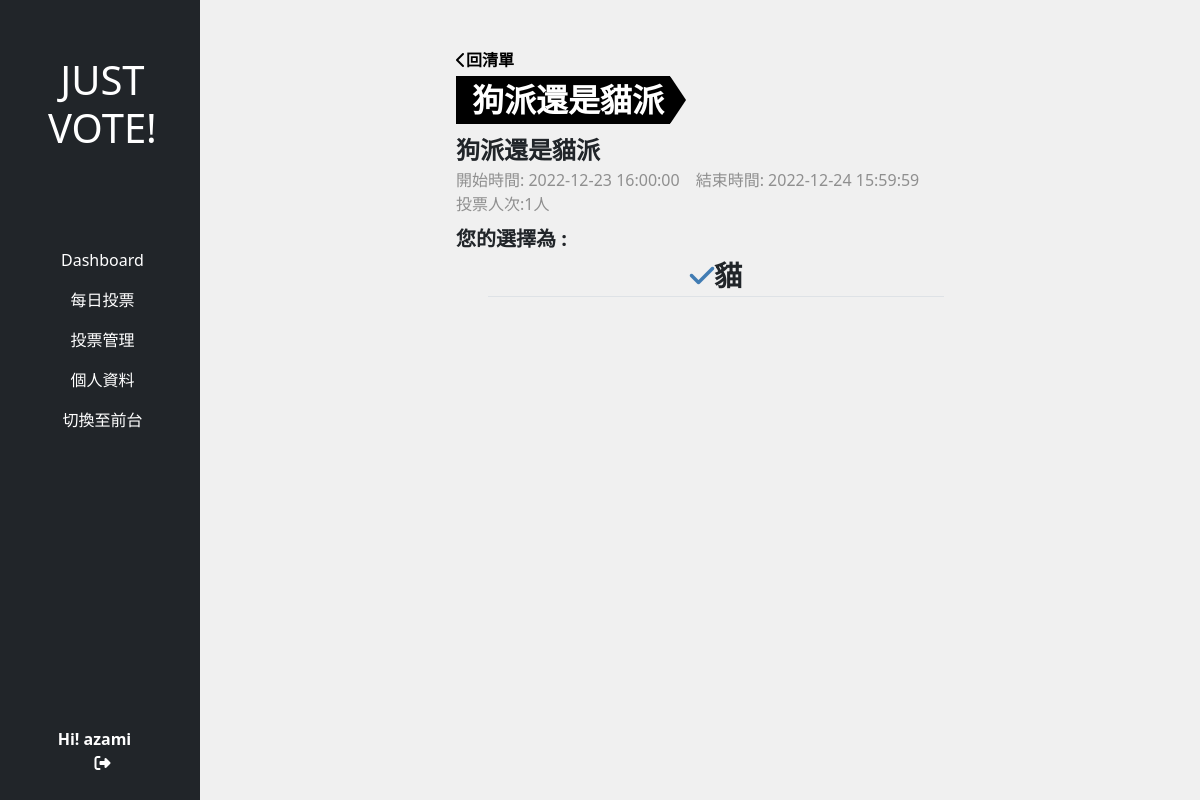
/admin.php?do=survey_result_daily&id=3 (signed in), run on the app's committed database.
### tables this page shows
CREATE TABLE `projectvote_subject_daily` (
  `id` int(10) UNSIGNED NOT NULL,
  `title` varchar(64) NOT NULL COMMENT '主題',
  `description` text NOT NULL COMMENT '描述',
  `type` tinyint(3) UNSIGNED NOT NULL DEFAULT 0 COMMENT '投票類型',
  `vote` int(10) UNSIGNED NOT NULL DEFAULT 0 COMMENT '被投票次數',
  `image` int(10) UNSIGNED DEFAULT NULL,
  `start_time` timestamp NOT NULL DEFAULT current_timestamp() COMMENT '開始時間',
  `end_time` timestamp NULL DEFAULT NULL COMMENT '結束時間',
  `created_at` timestamp NOT NULL DEFAULT current_timestamp(),
  `update_at` timestamp NOT NULL DEFAULT current_timestamp() ON UPDATE current_timestamp(),
  `check_num` int(10) UNSIGNED NOT NULL
);

CREATE TABLE `projectvote_log` (
  `id` int(10) UNSIGNED NOT NULL,
  `user_id` int(10) UNSIGNED NOT NULL,
  `subject_id` int(10) UNSIGNED DEFAULT NULL,
  `daily_subject_id` int(10) UNSIGNED DEFAULT NULL,
  `ip` varchar(16) NOT NULL,
  `option_id` varchar(128) NOT NULL,
  `created_at` timestamp NOT NULL DEFAULT current_timestamp()
);

CREATE TABLE `projectvote_subject_daily_options` (
  `id` int(10) UNSIGNED NOT NULL,
  `subject_id` int(10) UNSIGNED NOT NULL,
  `opt` varchar(64) NOT NULL,
  `vote` int(10) UNSIGNED NOT NULL DEFAULT 0,
  `created_at` timestamp NOT NULL DEFAULT current_timestamp(),
  `update_at` timestamp NOT NULL DEFAULT current_timestamp() ON UPDATE current_timestamp()
);

### db/base.php (called while the page is built, shortened)
<?php
$db = "mysql:local=localhost;charset=utf8;dbname=vote;";
$pdo = new PDO($db,"root","");
function find($table,$id){
    global $pdo;
    $sql = "SELECT * FROM  `$table`";
    if(is_array($id)){
        $input = [];
        foreach($id as $key => $value){
            $input[]="`$key`='$value'";
        }
        $sql = $sql ." WHERE ". join(" && ",$input);
    }else {
        $sql = $sql . "WHERE `id`='$id'";
    }
    return $pdo->query($sql)->fetch(PDO::FETCH_ASSOC);
}
?>

### back/survey_result_daily.php (the view, shortened to what this page needs)
<?php
include_once "./db/base.php";
$survey = find('projectvote_subject_daily',$_GET['id']);
$optionId='';
if(isset($_SESSION['user'])){
  $userLog = find('projectvote_log',['daily_subject_id'=>$_GET['id'],'user_id'=>$_SESSION['user']['id']]);
}
if(!empty($userLog)){
  $optionId=explode(',',$userLog['option_id']);
}
?>
<div class="d-flex">
<div class="nav-space"></div>
<div class="admin container-xxl pb-5 mt-5">
    <div class="survey-info w-50 mx-auto">
      <a href="#" class="fw-bold d-block mb-1 back-btn"><i class="fa-solid fa-chevron-left mr-1"></i>回清單</a>
      <h2 class="section-tag tag-lg mb-2"><?=$survey['title']?></h2>
      <p class="fs-4 fw-bold mt-2 mb-0" ><?=$survey['description']?></p>
    </div>
    <div class="survey-date text-sub mb-2 w-50 mx-auto">
      <span class="pe-3">開始時間: <time><?=$survey['start_time']?></time></span><span>結束時間: <time><?=$survey['end_time']?></time></span>
      <div>投票人次:<span class="subject_vote"><?=$survey['vote']?>人</span></div>
    </div>
    <div class="result-info-box w-50 mx-auto fw-bold fs-5">
      <div>您的選擇為 :</div>
      <ul class="result-option-list">
        <?php
        if(!empty($optionId)){
          foreach($optionId as $value){
            $vote=find('projectvote_subject_daily_options',['id'=>$value])['opt'];
            echo "<li class='result-option-item border-bottom border-1 border-sub text-center fs-3'>";
            echo "<i class='fa-sharp fa-solid fa-check text-main'></i>$vote</li>";
          }
        }else{
          $votedOpt='';
          echo "<li class='result-option-item border-bottom border-1 border-sub text-center fs-3'>未參加投票</li>";
        }
        ?>
      </ul>
    </div>
</div>
</div>

### style/all.css (style rules this page uses)
:root { --main: rgb(65, 124, 179); --main-hover: rgb(157, 194, 228); --white: rgb(255, 255, 255); --white-opacity-9: rgb(255, 255, 255,.9); --black: rgb(0, 0, 0); --black-opacity-5: rgb(0, 0, 0,.8); --black-opacity-3: rgb(0, 0, 0,.3); --gray: #F0F0F0; --gray-opacity-8: rgb(240, 240, 240,.8); --gray-heavy: #cfcfcf; --sub: #8f8f8f; --section-height: max(30vh, 300px); --section-tag-fs:1.375rem; --section-tag-arrow:calc((var(--section-tag-fs) * 1.5) / 2); --section-tag-fs-lg:2rem; --section-tag-lg-arrow:calc((var(--section-tag-fs-lg) * 1.5) / 2); --nav-width:max(200px,13%); }
body { background-color: var(--gray); }
a { text-decoration: none; }
ol, li { list-style: none; }
.section-tag { width: fit-content; position: relative; background-color: var(--black); font-size: var(--section-tag-fs); padding-left: 16px; padding-right: 6px; margin-bottom: 0; font-weight: 700; color: var(--white); line-height: 1.5; vertical-align: middle; }
.section-tag::after { content: ''; position: absolute; top: 0; right: -1.03rem; height: 100%; border-top: var(--section-tag-arrow) solid transparent; border-bottom: var(--section-tag-arrow) solid transparent; border-left: var(--section-tag-arrow) solid var(--black); }
.section-tag.tag-lg { font-size: var(--section-tag-fs-lg); }
.section-tag.tag-lg::after { content: ''; position: absolute; top: 0; right: calc(var(--section-tag-fs-lg) * -1); height: 100%; width: var(--section-tag-fs-lg); color: var(--black); clip-path: polygon(0 0,50% 50%,0% 100%); }
.back-btn { color: var(--black); }
.border-sub { border-color: var(--sub); }
.text-main { color: var(--main); }
.text-sub { color: var(--sub); }
.nav-space { width: var(--nav-width); }
@media screen and (max-width:1520px) { .admin.container-xxl { width: calc(100% - var(--nav-width)); min-width: 650px; } }
@media screen and (min-width:768px) { .reg-form, .add-survey-form, .edit-survey-form, .survey-info { width: 80%; } }
@media screen and (min-width:960px) { .reg-form, .add-survey-form, .edit-survey-form, .survey-info { width: 50%; } }

### data on the page
projectvote_subject_daily: title "狗派還是貓派", description "狗派還是貓派", start_time "2022-12-23 16:00:00", end_time "2022-12-24 15:59:59", vote "1"
projectvote_log: option.opt "貓"

### other printed values
$_SESSION['user']['name'] "azami"
